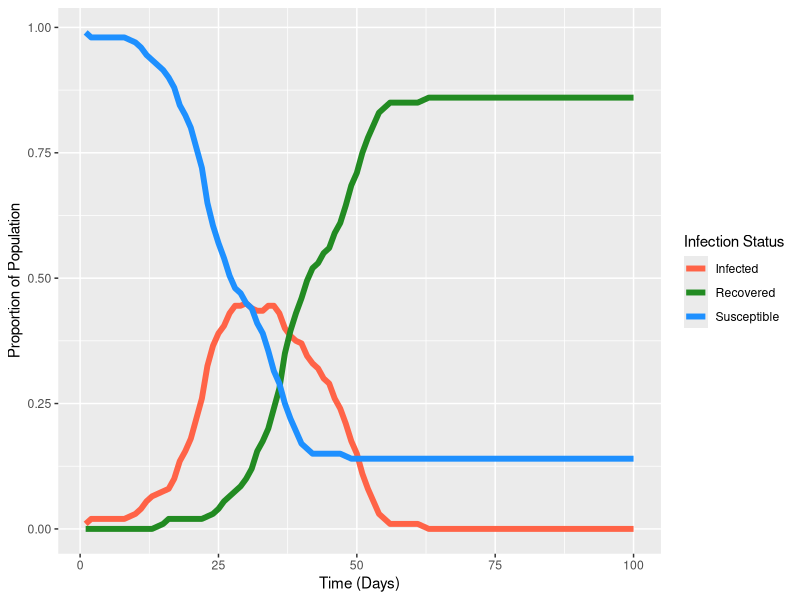

Recreate this plot in R.
## ---- chunk 1
knitr::opts_chunk$set(echo = TRUE)
## ---- chunk 2

library(ggplot2)

## ---- chunk 3

#Number of Days#
#Total number of times to repeat the life cycle
numdays <- 100


#Population size#
#Number of agents to generate
popsize <- 200


#Proportion social distancing
#The proportion of agents who are social distancing
propdistancing <- 0.9




#Movement Speed#
#The distance agents travel in a given day
movespeed <- 12



#Infection radius#
#The radius within whcih the disease can be transmitted
radius <- 6



#Contagiousness#
#Probability of spreading the infection on any given contact
contagion <- 0.5



#Infection duration#
#The total number of days before an agent recovers from an infection
infectionduration <- 14

## ---- chunk 4

#Agent Generation#
#A function to generate agents
agentgenerate <- function(n,p){
  
  #n = population size
  #p = proportion social distancing
  
  #Generate agents a random position on a 2-D surface
  xpos <- runif(n,0,100)
  ypos <- runif(n,0,100)
  
  #Assign each agent a social distancing status
  #1 = social distancing (staying put)
  #0 = not distancing (moving around)
  distancing <- sample(c(rep(1,floor(n*p)),
    rep(0,n-floor(n*p))))
  
  #Set initial infection status
  status <- sample(c(rep("susceptible",n-1),"infected"))
  
  #Create a variable to track duration of infection
  daysinfected <- ifelse(status=="infected",1,0)
  
  #Put the agents together
  agents <- data.frame(xpos,
                       ypos,
                       distancing,
                       status,
                       daysinfected)
  
  #Output the agents
  return(agents)
  
}



#Movement#
#A function to move agents
move <- function(startx,starty,speed){
  
  #Generate a random squared movement on the X dimension
  xdiff <- runif(1,0,speed^2)
  
  #Generate the corresponding movement on the Y dimension
  ydiff <- speed^2-xdiff
  
  #Determine the overall movement on both dimensions
  movement <- c(sqrt(xdiff),sqrt(ydiff))
  
  #Randomly make each movement direction positive or negative
  movement <- sample(c(-1,1),replace=T)*movement
  
  #Generate the agents' new X and Y coordinates
  newpos <- movement+c(startx,starty)
  
  #Prevent agents from going above 100 or below 0
  newpos <- newpos %% 100
  
  
  #Output the agent's new position
  return(newpos)
  
}

## ---- chunk 5

#Generate the agents
agents <- agentgenerate(popsize,propdistancing)


#Generate a blank dataframe to store model results
results <- data.frame("day"=1:numdays,
                      "status"=rep(c("susceptible",
                                     "infected",
                                     "recovered"),
                                   each=numdays),
                      "prop"=NA)


#Loop for the specified number of days
for(d in 1:numdays) {
  
  #Move#
  
  #Loops one-by-one through agents
  for (a in 1:popsize) {
    #If agents are not social distancing...
    if (agents$distancing[a] == 0) {
      #Have the agent move to a new position
      agents[a, 1:2] <- move(agents$xpos[a],
                             agents$ypos[a],
                             movespeed)
      
    }
    
  }
  
  
  
  #Infect#
  
  #Compute how far each agent is from every other agent
  distances <- as.matrix(dist(agents[, 1:2]))
  
  #Determine which agents are infected
  infected <- which(agents$status == "infected")
  
  #Loop through infected agents...
  for (i in infected) {
    #Determine which agents are within the infection radius
    risk <- distances[i, ] <= radius
    
    #Eliminate people who are not susceptible
    risk <- risk & agents$status == "susceptible"
    
    #Determine whether transmission actually happens
    transmission <- risk & rbinom(popsize, 1, contagion)
    
    #Change the status of agents who experienced a transmission
    agents$status[transmission] <- "infected"
    
    
  }
  
  
  #Recovery#
  
  #Increments days infected by 1 for infected agents
  agents$daysinfected[agents$status == "infected"] <-
    agents$daysinfected[agents$status == "infected"] + 1
  
  
  #If agents have been infected for more than the infection duration...
  #switch their status to "recovered"
  agents$status <- ifelse(agents$daysinfected >
                            infectionduration,
                          "recovered",
                          agents$status)
  
  #Store Data#
  
  #Store the proportion of agents who have each section
  results$prop[results$status=="susceptible" & results$day == d] <- mean(agents$status=="susceptible")
  
  
  results$prop[results$status=="infected" & results$day == d] <- mean(agents$status=="infected")
    
  
  results$prop[results$status=="recovered" & results$day == d] <- mean(agents$status=="recovered")

    
}

## ---- chunk 6

#Generate the SIR plot
sirPlot <- ggplot(data=results,
                  aes(x=day,
                      y=prop,
                      color=status))+
  labs(x="Time (Days)",
       y="Proportion of Population",
       color="Infection Status")+
  geom_line(lwd=2)+
  scale_color_manual(labels=c("Infected","Recovered","Susceptible"),
                     values=c("tomato","forestgreen","dodgerblue"))

sirPlot

